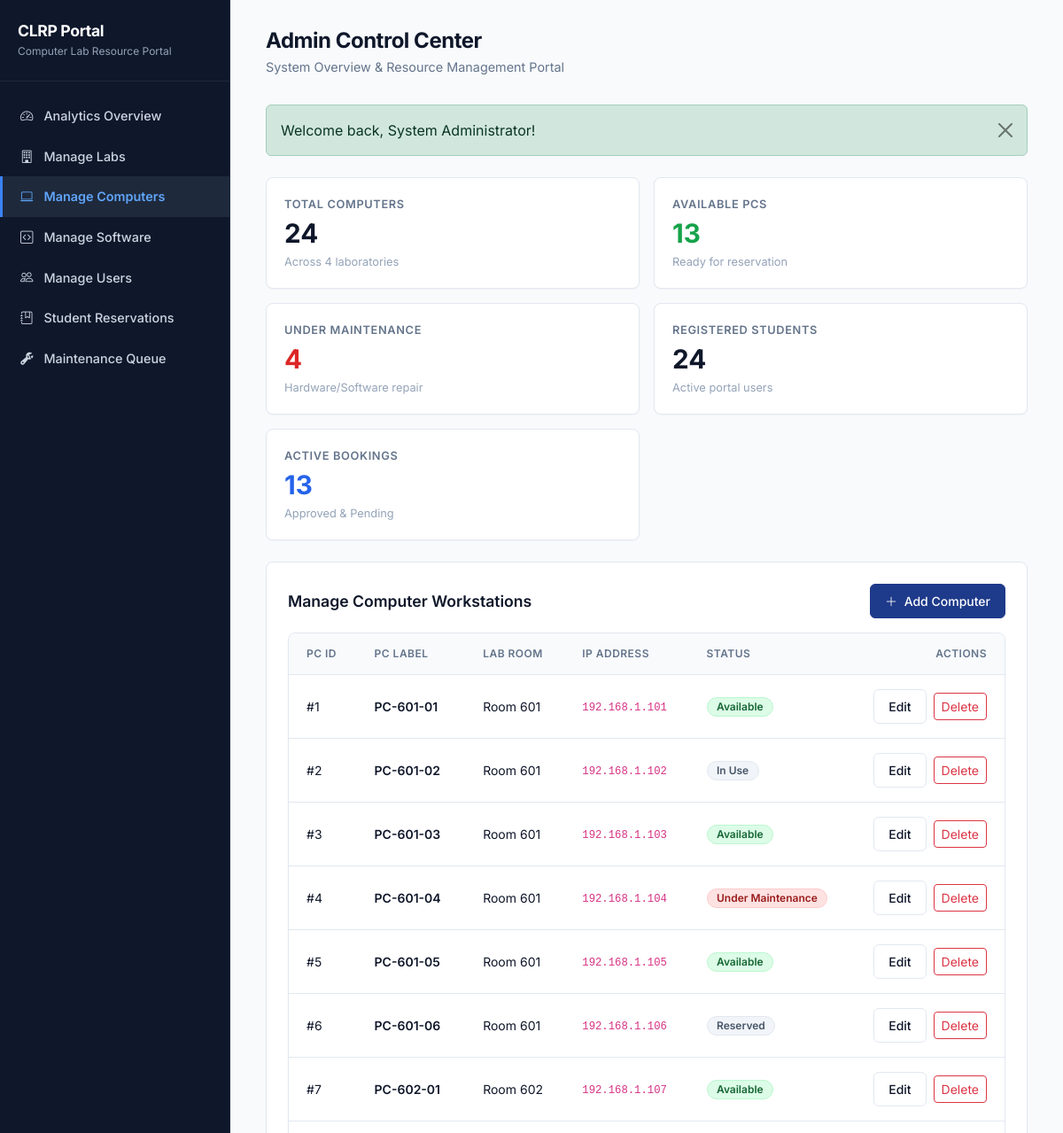
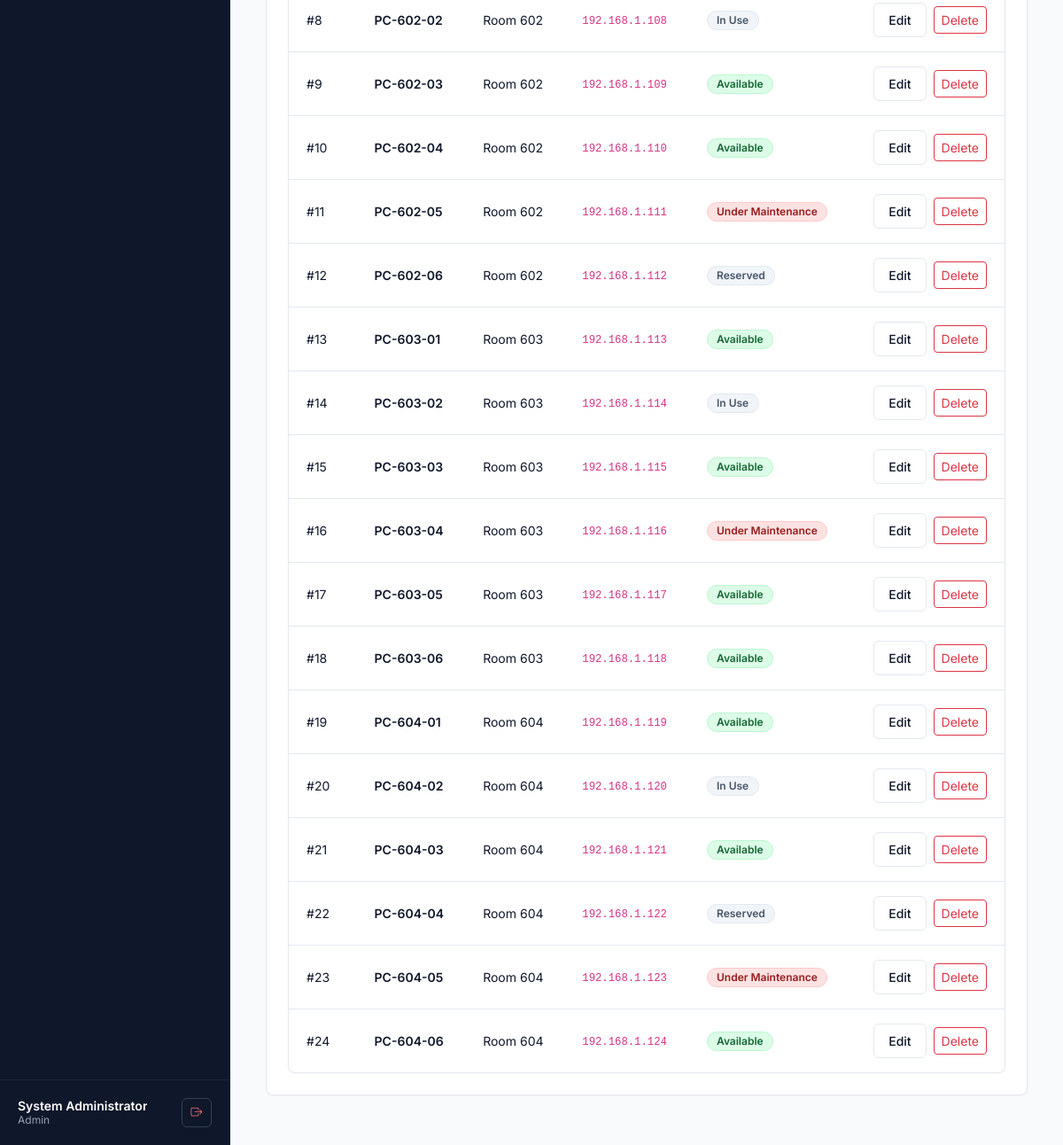
Page /admin/dashboard.php?tab=computers (signed in) on the committed database (2 pictures, top to bottom).
### tables this page shows
CREATE TABLE IF NOT EXISTS Computer (
    computer_id INT AUTO_INCREMENT PRIMARY KEY,
    pc_label VARCHAR(20) NOT NULL,
    ip_address VARCHAR(45),
    status VARCHAR(20) NOT NULL DEFAULT 'Available',
    lab_id INT,
    FOREIGN KEY (lab_id) REFERENCES Lab(lab_id)
        ON UPDATE CASCADE ON DELETE CASCADE
);

CREATE TABLE IF NOT EXISTS Lab (
    lab_id INT AUTO_INCREMENT PRIMARY KEY,
    room_number VARCHAR(20) NOT NULL,
    capacity INT NOT NULL
);

### admin/dashboard.php (called while the page is built, shortened)
<?php
require_once __DIR__ . '/../includes/auth.php';
$tab = $_GET['tab'] ?? 'overview';
$active_tab = $tab;
$flash = get_flash();
$total_pcs = $pdo->query("SELECT COUNT(*) FROM Computer")->fetchColumn();
$avail_pcs = $pdo->query("SELECT COUNT(*) FROM Computer WHERE status = 'Available'")->fetchColumn();
$maint_pcs = $pdo->query("SELECT COUNT(*) FROM Computer WHERE status = 'Under Maintenance'")->fetchColumn();
$total_students = $pdo->query("SELECT COUNT(*) FROM Student")->fetchColumn();
$active_bookings = $pdo->query("SELECT COUNT(*) FROM Reservation WHERE status IN ('Approved', 'Pending')")->fetchColumn();
$labs = $pdo->query("SELECT l.*, COUNT(c.computer_id) AS total_computers FROM Lab l LEFT JOIN Computer c ON l.lab_id = c.lab_id GROUP BY l.lab_id ORDER BY l.room_number ASC")->fetchAll();
$computers = $pdo->query("SELECT c.*, l.room_number FROM Computer c LEFT JOIN Lab l ON c.lab_id = l.lab_id ORDER BY l.room_number ASC, c.pc_label ASC")->fetchAll();
$admins_list = $pdo->query("SELECT * FROM Admin ORDER BY admin_id ASC")->fetchAll();
require_once __DIR__ . '/../views/admin/dashboard.view.php';

### views/admin/dashboard.view.php (the view, shortened to what this page needs)
<?php
require_once __DIR__ . '/../../includes/header.php';
require_once __DIR__ . '/../../includes/sidebar.php';
?>
<main class="app-content">
    <div class="page-header">
        <div>
            <h2>Admin Control Center</h2>
            <p>System Overview & Resource Management Portal</p>
        </div>
    </div>
    <?php if ($flash): ?>
        <div class="alert alert-<?= e($flash['type']) ?> alert-dismissible fade show mb-4" role="alert">
            <?= e($flash['message']) ?>
            <button type="button" class="btn-close" data-bs-dismiss="alert" aria-label="Close"></button>
        </div>
    <?php endif; ?>
    <div class="row g-3 mb-4">
        <div class="col-md-2-4 col-sm-6 col-12">
            <div class="stat-card">
                <div class="stat-title">Total Computers</div>
                <div class="stat-value"><?= $total_pcs ?></div>
                <div class="stat-desc">Across <?= count($labs) ?> laboratories</div>
            </div>
        </div>
        <div class="col-md-2-4 col-sm-6 col-12">
            <div class="stat-card">
                <div class="stat-title">Available PCs</div>
                <div class="stat-value" style="color: #16a34a;"><?= $avail_pcs ?></div>
                <div class="stat-desc">Ready for reservation</div>
            </div>
        </div>
        <div class="col-md-2-4 col-sm-6 col-12">
            <div class="stat-card">
                <div class="stat-title">Under Maintenance</div>
                <div class="stat-value" style="color: #dc2626;"><?= $maint_pcs ?></div>
                <div class="stat-desc">Hardware/Software repair</div>
            </div>
        </div>
        <div class="col-md-2-4 col-sm-6 col-12">
            <div class="stat-card">
                <div class="stat-title">Registered Students</div>
                <div class="stat-value"><?= $total_students ?></div>
                <div class="stat-desc">Active portal users</div>
            </div>
        </div>
        <div class="col-md-2-4 col-sm-6 col-12">
            <div class="stat-card">
                <div class="stat-title">Active Bookings</div>
                <div class="stat-value" style="color: #2563eb;"><?= $active_bookings ?></div>
                <div class="stat-desc">Approved & Pending</div>
            </div>
        </div>
    </div>
    <?php if ($tab === 'overview'): ?>
        <div class="row g-3">
            <div class="col-lg-7">
                <div class="content-card">
                    <h3 class="card-title">Laboratory Status Summary</h3>
                    <div class="table-custom-container">
                        <table class="table-custom">
                            <thead>
                                <tr>
                                    <th>Lab Room</th>
                                    <th>Capacity</th>
                                    <th>Total PCs</th>
                                    <th>Available</th>
                                    <th>Under Maintenance</th>
                                </tr>
                            </thead>
                            <tbody>
                                <?php foreach ($labs as $lab):
                                    $l_avail = 0; $l_maint = 0;
                                    foreach ($computers as $c) {
                                        if ($c['lab_id'] == $lab['lab_id']) {
                                            if ($c['status'] === 'Available') $l_avail++;
                                            if ($c['status'] === 'Under Maintenance') $l_maint++;
                                        }
                                    }
                                ?>
                                    <tr>
                                        <td class="fw-semibold"><?= e($lab['room_number']) ?></td>
                                        <td><?= $lab['capacity'] ?> Seats</td>
                                        <td><?= $lab['total_computers'] ?> PCs</td>
                                        <td><span class="status-badge badge-available"><?= $l_avail ?> Available</span></td>
                                        <td><span class="status-badge badge-maintenance"><?= $l_maint ?> In Repair</span></td>
                                    </tr>
                                <?php endforeach; ?>
                            </tbody>
                        </table>
                    </div>
                </div>
            </div>
            <div class="col-lg-5">
                <div class="content-card">
                    <h3 class="card-title">Recent System Maintenance Logs</h3>
                    <div class="list-group list-group-flush" style="font-size: 0.85rem;">
                        <?php
                        $recent = array_slice($maintenance_tickets, 0, 5);
                        if (empty($recent)): ?>
                            <div class="text-muted py-3">No maintenance records logged.</div>
                        <?php else: ?>
                            <?php foreach ($recent as $rec): ?>
                                <div class="list-group-item px-0 border-bottom py-2">
                                    <div class="d-flex justify-content-between align-items-center mb-1">
                                        <strong class="text-dark"><?= e($rec['pc_label']) ?> (<?= e($rec['room_number']) ?>)</strong>
                                        <?= render_status_badge($rec['status']) ?>
                                    </div>
                                    <div class="text-muted text-truncate"><?= e($rec['issue_description']) ?></div>
                                    <div class="text-muted" style="font-size: 0.75rem;"><?= e($rec['reported_at']) ?></div>
                                </div>
                            <?php endforeach; ?>
                        <?php endif; ?>
                    </div>
                </div>
            </div>
        </div>
    <?php elseif ($tab === 'computers'): ?>
        <div class="content-card">
            <div class="d-flex justify-content-between align-items-center mb-3">
                <h3 class="card-title mb-0">Manage Computer Workstations</h3>
                <button type="button" class="btn btn-primary-clrp btn-sm" data-bs-toggle="modal" data-bs-target="#addPCModal">
                    <i class="bi bi-plus-lg me-1"></i> Add Computer
                </button>
            </div>
            <div class="table-custom-container">
                <table class="table-custom">
                    <thead>
                        <tr>
                            <th>PC ID</th>
                            <th>PC Label</th>
                            <th>Lab Room</th>
                            <th>IP Address</th>
                            <th>Status</th>
                            <th class="text-end">Actions</th>
                        </tr>
                    </thead>
                    <tbody>
                        <?php foreach ($computers as $pc): ?>
                            <tr>
                                <td>#<?= $pc['computer_id'] ?></td>
                                <td class="fw-semibold"><?= e($pc['pc_label']) ?></td>
                                <td><?= e($pc['room_number'] ?? 'Unassigned') ?></td>
                                <td><code><?= e($pc['ip_address']) ?></code></td>
                                <td><?= render_status_badge($pc['status']) ?></td>
                                <td class="text-end">
                                    <button class="btn btn-outline-clrp btn-sm me-1" data-bs-toggle="modal" data-bs-target="#editPCModal<?= $pc['computer_id'] ?>">Edit</button>
                                    <form action="<?= url('/admin/dashboard.php?tab=computers') ?>" method="POST" class="d-inline" onsubmit="return confirm('Delete PC record?');">
                                        <button class="btn btn-outline-danger btn-sm">Delete</button>
                                    </form>
                                </td>
                            </tr>
                        <?php endforeach; ?>
                    </tbody>
                </table>
            </div>
        </div>
    <?php endif; ?>
</main>
<?php require_once __DIR__ . '/../../includes/footer.php'; ?>

### includes/sidebar.php (shortened to what this page needs)
<?php
$user = get_logged_in_user();
$role = strtolower($user['role'] ?? '');
$active_tab = $active_tab ?? 'overview';
?>
<aside class="app-sidebar">
    <div class="sidebar-brand">
        <h1>CLRP Portal</h1>
        <span>Computer Lab Resource Portal</span>
    </div>
    <ul class="sidebar-menu">
        <?php if ($role === 'student'): ?>
            <li>
                <a href="<?= url('/student/dashboard.php?tab=overview') ?>" class="<?= $active_tab === 'overview' ? 'active' : '' ?>">
                    <i class="bi bi-pc-display"></i> Browse Labs & PCs
                </a>
            </li>
            <li>
                <a href="<?= url('/student/dashboard.php?tab=bookings') ?>" class="<?= $active_tab === 'bookings' ? 'active' : '' ?>">
                    <i class="bi bi-calendar-check"></i> My Bookings
                </a>
            </li>
            <li>
                <a href="<?= url('/student/dashboard.php?tab=report') ?>" class="<?= $active_tab === 'report' ? 'active' : '' ?>">
                    <i class="bi bi-exclamation-triangle"></i> Report Issue
                </a>
            </li>
        <?php elseif ($role === 'admin'): ?>
            <li>
                <a href="<?= url('/admin/dashboard.php?tab=overview') ?>" class="<?= $active_tab === 'overview' ? 'active' : '' ?>">
                    <i class="bi bi-speedometer2"></i> Analytics Overview
                </a>
            </li>
            <li>
                <a href="<?= url('/admin/dashboard.php?tab=labs') ?>" class="<?= $active_tab === 'labs' ? 'active' : '' ?>">
                    <i class="bi bi-building"></i> Manage Labs
                </a>
            </li>
            <li>
                <a href="<?= url('/admin/dashboard.php?tab=computers') ?>" class="<?= $active_tab === 'computers' ? 'active' : '' ?>">
                    <i class="bi bi-laptop"></i> Manage Computers
                </a>
            </li>
            <li>
                <a href="<?= url('/admin/dashboard.php?tab=software') ?>" class="<?= $active_tab === 'software' ? 'active' : '' ?>">
                    <i class="bi bi-code-square"></i> Manage Software
                </a>
            </li>
            <li>
                <a href="<?= url('/admin/dashboard.php?tab=users') ?>" class="<?= $active_tab === 'users' ? 'active' : '' ?>">
                    <i class="bi bi-people"></i> Manage Users
                </a>
            </li>
            <li>
                <a href="<?= url('/admin/dashboard.php?tab=reservations') ?>" class="<?= $active_tab === 'reservations' ? 'active' : '' ?>">
                    <i class="bi bi-journal-bookmark"></i> Student Reservations
                </a>
            </li>
            <li>
                <a href="<?= url('/admin/dashboard.php?tab=maintenance') ?>" class="<?= $active_tab === 'maintenance' ? 'active' : '' ?>">
                    <i class="bi bi-wrench-adjustable"></i> Maintenance Queue
                </a>
            </li>
        <?php endif; ?>
    </ul>
    <div class="sidebar-footer">
        <div class="user-profile">
            <div class="user-info">
                <div class="user-name" title="<?= e($user['name']) ?>"><?= e($user['name']) ?></div>
                <div class="user-role"><?= e(ucfirst($role)) ?> <?= $user['extra'] ? '('.e($user['extra']).')' : '' ?></div>
            </div>
            <a href="<?= url('/logout.php') ?>" class="btn-logout" title="Sign Out">
                <i class="bi bi-box-arrow-right"></i>
            </a>
        </div>
    </div>
</aside>

### includes/auth.php (shortened to what this page needs)
<?php
function url($path = '') {
    $script = $_SERVER['SCRIPT_NAME'] ?? '';
    $dir = str_replace('\\', '/', dirname($script));
    $dir = preg_replace('#/(student|technician|admin)$#i', '', $dir);
    $path = '/' . ltrim($path, '/');
    return $dir . $path;
}
function e($string) {
    return htmlspecialchars($string ?? '', ENT_QUOTES, 'UTF-8');
}
function get_flash() {
    if (isset($_SESSION['flash'])) {
        $flash = $_SESSION['flash'];
        return $flash;
    }
    return null;
}
function is_logged_in() {
    return isset($_SESSION['user_id']) && isset($_SESSION['role']);
}
function get_logged_in_user() {
    return [
        'id' => $_SESSION['user_id'],
        'name' => $_SESSION['user_name'],
        'email' => $_SESSION['user_email'],
        'role' => $_SESSION['role'],
        'extra' => $_SESSION['user_extra'] ?? null
    ];
}
function render_status_badge($status) {
    $s = trim($status);
    $badgeClass = 'badge-secondary';
    switch ($s) {
        case 'Available':
        case 'Approved':
        case 'Resolved':
            $badgeClass = 'badge-available';
            break;
        case 'Under Maintenance':
        case 'Rejected':
            $badgeClass = 'badge-maintenance';
            break;
        case 'In Use':
        case 'Reserved':
        case 'Cancelled':
        case 'Completed':
            $badgeClass = 'badge-neutral';
            break;
    }
    return '<span class="status-badge ' . $badgeClass . '">' . e($s) . '</span>';
}

### rows in the picture
computer: computer_id "1", pc_label "PC-601-01", lab.room_number "Room 601", ip_address "192.168.1.101", status "Available"
computer: computer_id "2", pc_label "PC-601-02", lab.room_number "Room 601", ip_address "192.168.1.102", status "In Use"
computer: computer_id "3", pc_label "PC-601-03", lab.room_number "Room 601", ip_address "192.168.1.103", status "Available"
computer: computer_id "4", pc_label "PC-601-04", lab.room_number "Room 601", ip_address "192.168.1.104", status "Under Maintenance"
computer: computer_id "5", pc_label "PC-601-05", lab.room_number "Room 601", ip_address "192.168.1.105", status "Available"
computer: computer_id "6", pc_label "PC-601-06", lab.room_number "Room 601", ip_address "192.168.1.106", status "Reserved"
computer: computer_id "7", pc_label "PC-602-01", lab.room_number "Room 602", ip_address "192.168.1.107", status "Available"
computer: computer_id "8", pc_label "PC-602-02", lab.room_number "Room 602", ip_address "192.168.1.108", status "In Use"
computer: computer_id "9", pc_label "PC-602-03", lab.room_number "Room 602", ip_address "192.168.1.109", status "Available"
computer: computer_id "10", pc_label "PC-602-04", lab.room_number "Room 602", ip_address "192.168.1.110", status "Available"
computer: computer_id "11", pc_label "PC-602-05", lab.room_number "Room 602", ip_address "192.168.1.111", status "Under Maintenance"
computer: computer_id "12", pc_label "PC-602-06", lab.room_number "Room 602", ip_address "192.168.1.112", status "Reserved"
computer: computer_id "13", pc_label "PC-603-01", lab.room_number "Room 603", ip_address "192.168.1.113", status "Available"
computer: computer_id "14", pc_label "PC-603-02", lab.room_number "Room 603", ip_address "192.168.1.114", status "In Use"
computer: computer_id "15", pc_label "PC-603-03", lab.room_number "Room 603", ip_address "192.168.1.115", status "Available"
computer: computer_id "16", pc_label "PC-603-04", lab.room_number "Room 603", ip_address "192.168.1.116", status "Under Maintenance"
computer: computer_id "17", pc_label "PC-603-05", lab.room_number "Room 603", ip_address "192.168.1.117", status "Available"
computer: computer_id "18", pc_label "PC-603-06", lab.room_number "Room 603", ip_address "192.168.1.118", status "Available"
computer: computer_id "19", pc_label "PC-604-01", lab.room_number "Room 604", ip_address "192.168.1.119", status "Available"
computer: computer_id "20", pc_label "PC-604-02", lab.room_number "Room 604", ip_address "192.168.1.120", status "In Use"
computer: computer_id "21", pc_label "PC-604-03", lab.room_number "Room 604", ip_address "192.168.1.121", status "Available"
computer: computer_id "22", pc_label "PC-604-04", lab.room_number "Room 604", ip_address "192.168.1.122", status "Reserved"
computer: computer_id "23", pc_label "PC-604-05", lab.room_number "Room 604", ip_address "192.168.1.123", status "Under Maintenance"
computer: computer_id "24", pc_label "PC-604-06", lab.room_number "Room 604", ip_address "192.168.1.124", status "Available"

### other values in the picture
$user['name'] "System Administrator"
$role "Admin"
$flash['message'] "Welcome back, System Administrator!"
$total_pcs "24"
count($labs) "4"
$avail_pcs "13"
$maint_pcs "4"
$total_students "24"
$active_bookings "13"
